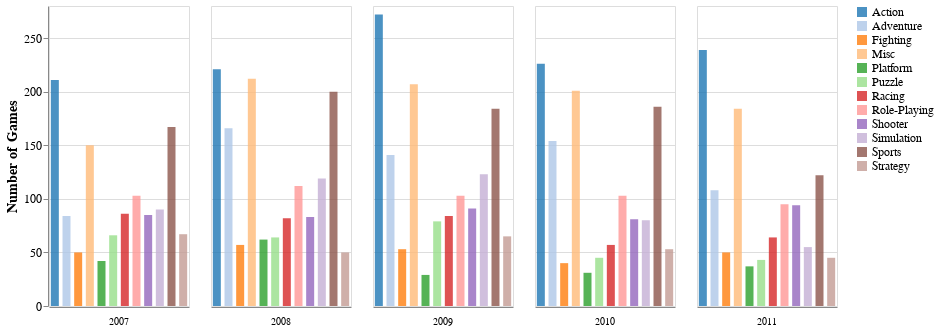

This figure's notebook cell:
### Markdown cell above
# Top 5 years with most Video Games release by genre

### Code cell
df['Number of Games'] = 1

# Filter the DataFrame to include only the top 5 years with the most number of games
top_years = df['Year'].value_counts().nlargest(5).index
filtered_df = df[df['Year'].isin(top_years)]

# Create Altair Chart
chart = alt.Chart(filtered_df).mark_bar(opacity=0.8,size=8).encode(
    x=alt.X('Genre:N', title='', axis=alt.Axis(labels=False, ticks=False)), 
    y=alt.Y('count()', title='Number of Games'),
    color=alt.Color('Genre:N', title='', scale=alt.Scale(scheme='category20')),
    column=alt.Column('Year:N', title='', header=alt.Header(labelOrient='bottom')),  
    tooltip=['Genre:N', 'count()', 'Year:N']
).properties(
    width=140,  
    height=300  
).configure_axis(
    labelFontSize=12,
    titleFontSize=14
).configure_legend(
    labelFontSize=12,
    titleFontSize=14
)

chart.display()

### Figure 1 — Vega specification as saved in the notebook (floating-point values rounded to 4 significant figures)
{"$schema": "https://vega.github.io/schema/vega/v5.json", "data": [{"name": "source_0", "values": [{"Genre": "Racing", "Year": 2008.0, "__count": 82}, {"Genre": "Sports", "Year": 2009.0, "__count": 184}, {"Genre": "Platform", "Year": 2009.0, "__count": 29}, {"Genre": "Sports", "Year": 2007.0, "__count": 167}, {"Genre": "Misc", "Year": 2010.0, "__count": 201}, {"Genre": "Role-Playing", "Year": 2010.0, "__count": 103}, {"Genre": "Shooter", "Year": 2011.0, "__count": 94}, {"Genre": "Shooter", "Year": 2010.0, "__count": 81}, {"Genre": "Shooter", "Year": 2009.0, "__count": 91}, {"Genre": "Fighting", "Year": 2008.0, "__count": 57}, {"Genre": "Racing", "Year": 2011.0, "__count": 64}, {"Genre": "Shooter", "Year": 2007.0, "__count": 85}, {"Genre": "Action", "Year": 2009.0, "__count": 272}, {"Genre": "Platform", "Year": 2007.0, "__count": 42}, {"Genre": "Action", "Year": 2008.0, "__count": 221}, {"Genre": "Platform", "Year": 2011.0, "__count": 37}, {"Genre": "Racing", "Year": 2010.0, "__count": 57}, {"Genre": "Misc", "Year": 2011.0, "__count": 184}, {"Genre": "Misc", "Year": 2007.0, "__count": 150}, {"Genre": "Role-Playing", "Year": 2011.0, "__count": 95}, {"Genre": "Simulation", "Year": 2009.0, "__count": 123}, {"Genre": "Role-Playing", "Year": 2008.0, "__count": 112}, {"Genre": "Platform", "Year": 2010.0, "__count": 31}, {"Genre": "Shooter", "Year": 2008.0, "__count": 83}, {"Genre": "Misc", "Year": 2009.0, "__count": 207}, {"Genre": "Action", "Year": 2011.0, "__count": 239}, {"Genre": "Sports", "Year": 2010.0, "__count": 186}, {"Genre": "Sports", "Year": 2011.0, "__count": 122}, {"Genre": "Action", "Year": 2010.0, "__count": 226}, {"Genre": "Platform", "Year": 2008.0, "__count": 62}, {"Genre": "Role-Playing", "Year": 2009.0, "__count": 103}, {"Genre": "Action", "Year": 2007.0, "__count": 211}, {"Genre": "Adventure", "Year": 2007.0, "__count": 84}, {"Genre": "Racing", "Year": 2009.0, "__count": 84}, {"Genre": "Puzzle", "Year": 2007.0, "__count": 66}, {"Genre": "Sports", "Year": 2008.0, "__count": 200}, {"Genre": "Role-Playing", "Year": 2007.0, "__count": 103}, {"Genre": "Strategy", "Year": 2010.0, "__count": 53}, {"Genre": "Simulation", "Year": 2008.0, "__count": 119}, {"Genre": "Racing", "Year": 2007.0, "__count": 86}, {"Genre": "Fighting", "Year": 2009.0, "__count": 53}, {"Genre": "Simulation", "Year": 2011.0, "__count": 55}, {"Genre": "Simulation", "Year": 2007.0, "__count": 90}, {"Genre": "Misc", "Year": 2008.0, "__count": 212}, {"Genre": "Puzzle", "Year": 2008.0, "__count": 64}, {"Genre": "Adventure", "Year": 2011.0, "__count": 108}, {"Genre": "Adventure", "Year": 2008.0, "__count": 166}, {"Genre": "Adventure", "Year": 2010.0, "__count": 154}, {"Genre": "Fighting", "Year": 2007.0, "__count": 50}, {"Genre": "Fighting", "Year": 2011.0, "__count": 50}, {"Genre": "Puzzle", "Year": 2009.0, "__count": 79}, {"Genre": "Puzzle", "Year": 2010.0, "__count": 45}, {"Genre": "Strategy", "Year": 2009.0, "__count": 65}, {"Genre": "Simulation", "Year": 2010.0, "__count": 80}, {"Genre": "Puzzle", "Year": 2011.0, "__count": 43}, {"Genre": "Strategy", "Year": 2011.0, "__count": 45}, {"Genre": "Fighting", "Year": 2010.0, "__count": 40}, {"Genre": "Adventure", "Year": 2009.0, "__count": 141}, {"Genre": "Strategy", "Year": 2008.0, "__count": 50}, {"Genre": "Strategy", "Year": 2007.0, "__count": 67}]}, {"name": "column_domain", "values": [{"Year": 2008.0, "count": 12}, {"Year": 2009.0, "count": 12}, {"Year": 2007.0, "count": 12}, {"Year": 2010.0, "count": 12}, {"Year": 2011.0, "count": 12}]}, {"name": "source_0_x_domain_Genre", "values": [{"Genre": "Racing"}, {"Genre": "Sports"}, {"Genre": "Platform"}, {"Genre": "Misc"}, {"Genre": "Role-Playing"}, {"Genre": "Shooter"}, {"Genre": "Fighting"}, {"Genre": "Action"}, {"Genre": "Simulation"}, {"Genre": "Adventure"}, {"Genre": "Puzzle"}, {"Genre": "Strategy"}]}, {"name": "source_0_y_domain___count", "values": [{"min": 29, "max": 272}]}, {"name": "source_0_color_domain_Genre", "values": [{"Genre": "Racing"}, {"Genre": "Sports"}, {"Genre": "Platform"}, {"Genre": "Misc"}, {"Genre": "Role-Playing"}, {"Genre": "Shooter"}, {"Genre": "Fighting"}, {"Genre": "Action"}, {"Genre": "Simulation"}, {"Genre": "Adventure"}, {"Genre": "Puzzle"}, {"Genre": "Strategy"}]}], "signals": [{"name": "child_width", "value": 140}, {"name": "child_height", "value": 300}], "marks": [{"type": "group", "name": "row_header", "encode": {"update": {"height": {"signal": "child_height"}}}, "axes": [{"scale": "y", "tickCount": {"signal": "ceil(child_height/40)"}, "labelOverlap": true, "title": "Number of Games", "zindex": 0, "orient": "left", "grid": false}], "role": "row-header"}, {"type": "group", "name": "column_footer", "from": {"data": "column_domain"}, "sort": {"field": "datum[\"Year\"]", "order": "ascending"}, "encode": {"update": {"width": {"signal": "child_width"}}}, "axes": [{"scale": "x", "grid": false, "labels": false, "labelAngle": 270, "labelBaseline": "middle", "zindex": 0, "orient": "bottom", "ticks": false, "labelAlign": "right"}], "title": {"text": {"signal": "isValid(parent[\"Year\"]) ? parent[\"Year\"] : \"\"+parent[\"Year\"]"}, "frame": "group", "style": "guide-label", "offset": 10, "orient": "bottom"}, "role": "column-footer"}, {"type": "group", "name": "cell", "from": {"facet": {"data": "source_0", "name": "facet", "groupby": ["Year"]}}, "sort": {"field": ["datum[\"Year\"]"], "order": ["ascending"]}, "encode": {"update": {"height": {"signal": "child_height"}, "width": {"signal": "child_width"}}}, "marks": [{"type": "rect", "name": "child_marks", "from": {"data": "facet"}, "encode": {"update": {"opacity": {"value": 0.8}, "xc": {"field": "Genre", "scale": "x", "band": 0.5}, "width": {"value": 8}, "description": {"signal": "\"Genre: \" + (isValid(datum[\"Genre\"]) ? datum[\"Genre\"] : \"\"+datum[\"Genre\"]) + \"; Number of Games: \" + (format(datum[\"__count\"], \"\")) + \"; Count of Records: \" + (format(datum[\"__count\"], \"\")) + \"; Year: \" + (isValid(datum[\"Year\"]) ? datum[\"Year\"] : \"\"+datum[\"Year\"])"}, "y": {"field": "__count", "scale": "y"}, "y2": {"value": 0, "scale": "y"}, "fill": {"field": "Genre", "scale": "color"}, "ariaRoleDescription": {"value": "bar"}, "tooltip": {"signal": "{\"Genre\": isValid(datum[\"Genre\"]) ? datum[\"Genre\"] : \"\"+datum[\"Genre\"], \"Count of Records\": format(datum[\"__count\"], \"\"), \"Year\": isValid(datum[\"Year\"]) ? datum[\"Year\"] : \"\"+datum[\"Year\"]}"}}}, "style": ["bar"]}], "axes": [{"scale": "y", "labels": false, "gridScale": "x", "maxExtent": 0, "zindex": 0, "orient": "left", "ticks": false, "tickCount": {"signal": "ceil(child_height/40)"}, "domain": false, "grid": true, "aria": false, "minExtent": 0}], "style": "cell"}], "scales": [{"name": "x", "type": "band", "domain": {"data": "source_0_x_domain_Genre", "field": "Genre", "sort": true}, "range": [0, {"signal": "child_width"}], "paddingOuter": 0.05, "paddingInner": 0.1}, {"name": "y", "type": "linear", "domain": [{"signal": "(data(\"source_0_y_domain___count\")[0] || {}).min"}, {"signal": "(data(\"source_0_y_domain___count\")[0] || {}).max"}], "range": [{"signal": "child_height"}, 0], "zero": true, "nice": true}, {"name": "color", "type": "ordinal", "domain": {"data": "source_0_color_domain_Genre", "field": "Genre", "sort": true}, "range": {"scheme": "category20"}}], "layout": {"padding": 20, "columns": {"signal": "length(data('column_domain'))"}, "bounds": "full", "align": "all"}, "config": {"axis": {"labelFontSize": 12, "titleFontSize": 14}, "legend": {"labelFontSize": 12, "titleFontSize": 14}}, "background": "white", "padding": 5, "legends": [{"fill": "color", "symbolType": "square", "encode": {"symbols": {"update": {"opacity": {"value": 0.8}}}}}]}
